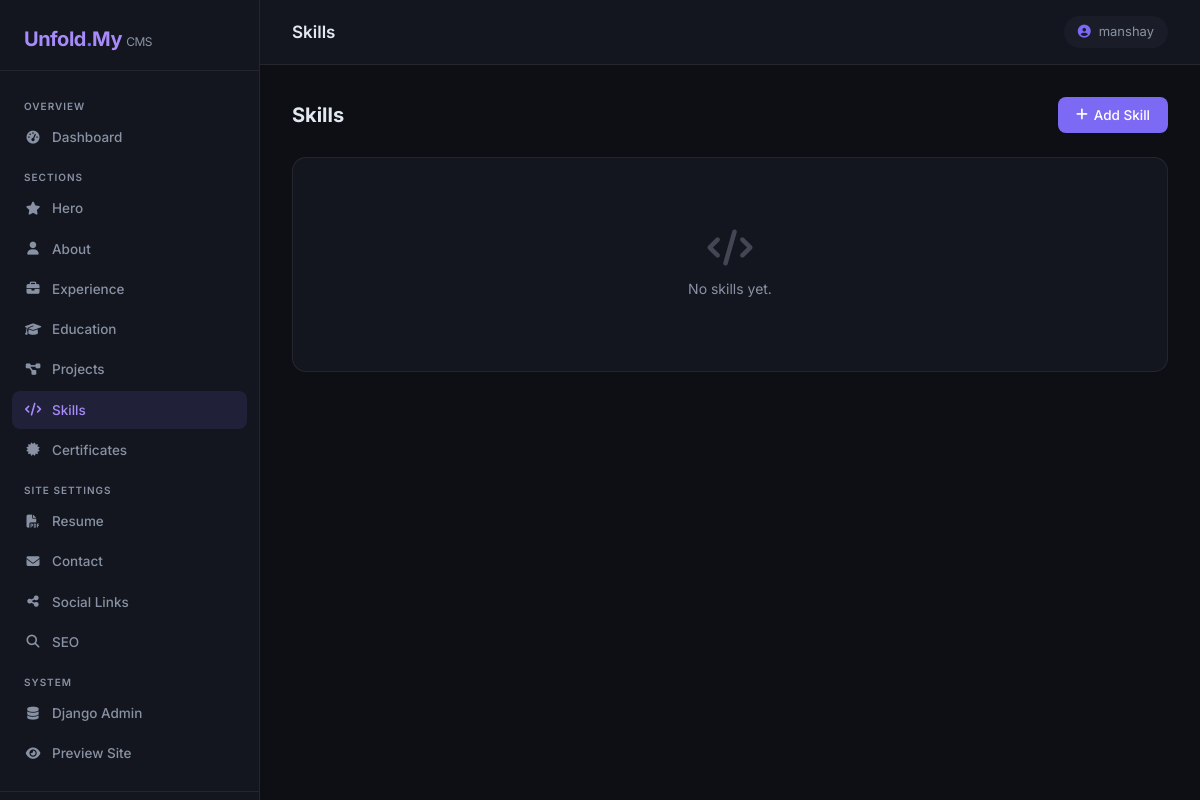
The page /admin-panel/skills/ (signed in) on the database as committed earlier.
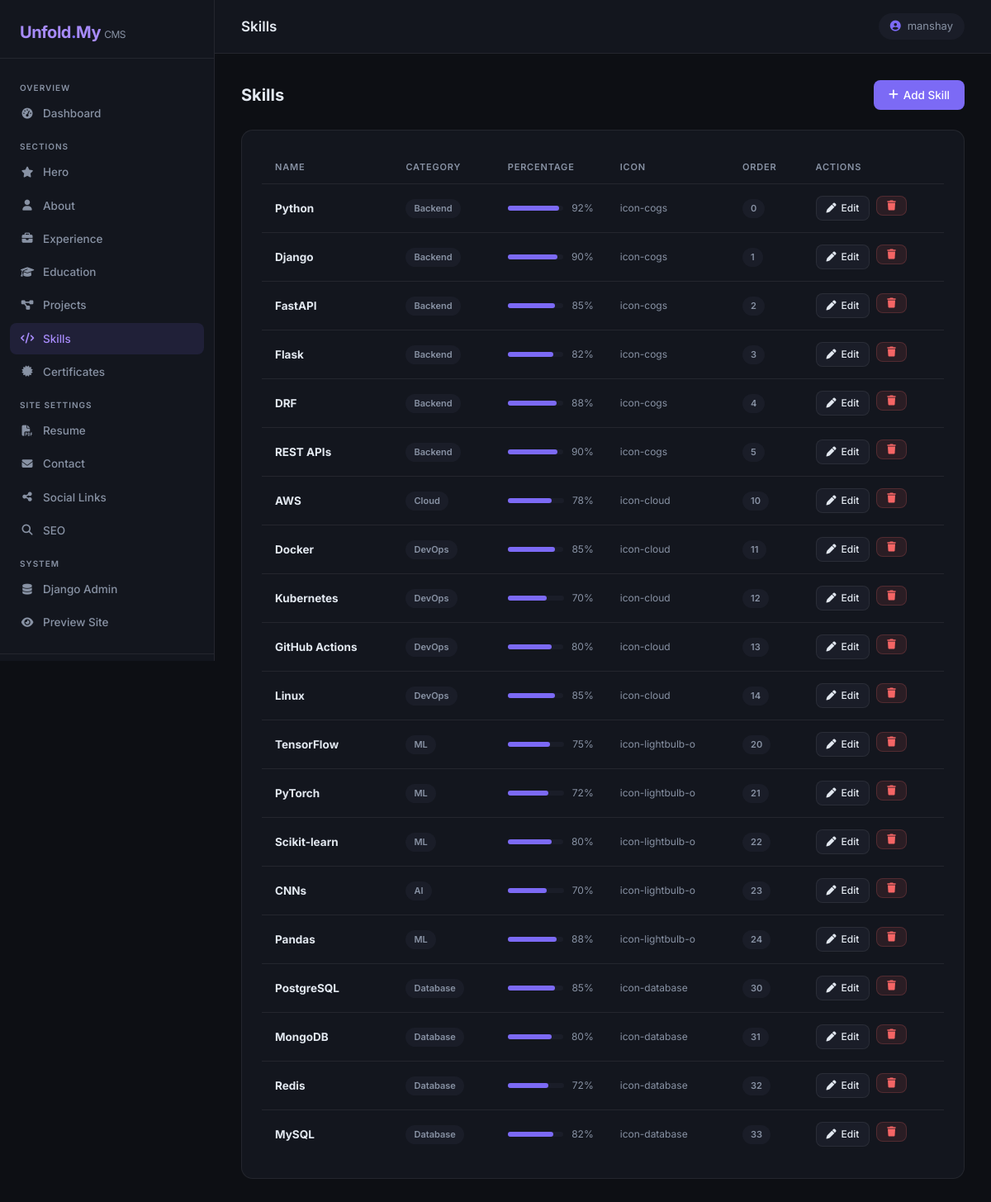
The same page on the database as committed later.
### profile_1/models.py (models this page shows, shortened)
class Skill(models.Model):
    name = models.CharField(max_length=100)
    category = models.CharField(max_length=50, choices=SKILL_CATEGORY_CHOICES)
    percentage = models.PositiveIntegerField(default=0, help_text="0–100")
    icon = models.CharField(max_length=100, blank=True, help_text="Icon class name, e.g. icon-cogs")
    display_order = models.PositiveIntegerField(default=0)
    class Meta:
        ordering = ["display_order", "name"]

### profile_1/admin_panel/views.py (the view)
# urls.py: path("skills/",            views.skill_list,          name="skills"),
@staff_required
def skill_list(request):
    items = Skill.objects.all()
    return render(request, "admin-panel/skills.html", {"items": items})

### profile_1/admin_panel/views.py (called while the page is built)
def staff_required(view_func):
    @wraps(view_func)
    def wrapper(request, *args, **kwargs):
        if not (request.user.is_authenticated and request.user.is_staff):
            return redirect("admin_panel:login")
        return view_func(request, *args, **kwargs)
    return wrapper

### profile_1/templates/admin-panel/skills.html (shortened to what this page needs)
{% extends "admin-panel/base.html" %}
{% block page_title_header %}Skills{% endblock %}
{% block nav_skills %}active{% endblock %}
{% block content %}
<div class="page-header">
  <h2>Skills</h2>
  <a href="{% url 'admin_panel:skill-add' %}" class="btn-panel btn-primary-panel"><i class="fa-solid fa-plus"></i> Add Skill</a>
</div>
<div class="panel-card">
  {% if items %}
  <table class="panel-table">
    <thead>
      <tr><th>Name</th><th>Category</th><th>Percentage</th><th>Icon</th><th>Order</th><th>Actions</th></tr>
    </thead>
    <tbody>
      {% for item in items %}
      <tr>
        <td><strong>{{ item.name }}</strong></td>
        <td><span class="badge-panel badge-muted">{{ item.category }}</span></td>
        <td>
          <div style="display:flex;align-items:center;gap:10px;">
            <div style="flex:1;height:6px;background:var(--surface2);border-radius:3px;">
              <div style="width:{{ item.percentage }}%;height:100%;background:var(--accent);border-radius:3px;"></div>
            </div>
            <span style="font-size:12px;color:var(--muted);">{{ item.percentage }}%</span>
          </div>
        </td>
        <td style="color:var(--muted);font-size:12px;">{{ item.icon|default:"—" }}</td>
        <td><span class="badge-panel badge-muted">{{ item.display_order }}</span></td>
        <td>
          <div style="display:flex;gap:8px;">
            <a href="{% url 'admin_panel:skill-edit' item.pk %}" class="btn-panel btn-secondary-panel btn-sm-panel"><i class="fa-solid fa-pen"></i> Edit</a>
            <form method="post" action="{% url 'admin_panel:skill-delete' item.pk %}" style="display:inline;" onsubmit="return confirm('Delete?')">
              {% csrf_token %}<button type="submit" class="btn-panel btn-danger-panel btn-sm-panel"><i class="fa-solid fa-trash"></i></button>
            </form>
          </div>
        </td>
      </tr>
      {% endfor %}
    </tbody>
  </table>
  {% else %}
  <div class="empty-state"><i class="fa-solid fa-code"></i>No skills yet.</div>
  {% endif %}
</div>
{% endblock %}

### profile_1/templates/admin-panel/base.html (shortened to what this page needs)
{% load static %}
<!DOCTYPE html>
<html lang="en">
<head>
  <link rel="stylesheet" href="https://cdn.jsdelivr.net/npm/bootstrap@5.3.2/dist/css/bootstrap.min.css">
  <link rel="stylesheet" href="https://cdnjs.cloudflare.com/ajax/libs/font-awesome/6.5.1/css/all.min.css">
</head>
<body>
  <aside class="sidebar">
    <div class="sidebar-brand">Unfold<span>.</span>My <span style="font-size:12px;font-weight:400;color:var(--muted)">CMS</span></div>
    <nav class="sidebar-nav">
      <div class="nav-section-label">Overview</div>
      <a href="{% url 'admin_panel:dashboard' %}" class="sidebar-link {% block nav_dashboard %}{% endblock %}">
        <i class="fa-solid fa-gauge-high"></i> Dashboard
      </a>
      <div class="nav-section-label">Sections</div>
      <a href="{% url 'admin_panel:hero' %}" class="sidebar-link {% block nav_hero %}{% endblock %}">
        <i class="fa-solid fa-star"></i> Hero
      </a>
      <a href="{% url 'admin_panel:about' %}" class="sidebar-link {% block nav_about %}{% endblock %}">
        <i class="fa-solid fa-user"></i> About
      </a>
      <a href="{% url 'admin_panel:experience' %}" class="sidebar-link {% block nav_experience %}{% endblock %}">
        <i class="fa-solid fa-briefcase"></i> Experience
      </a>
      <a href="{% url 'admin_panel:education' %}" class="sidebar-link {% block nav_education %}{% endblock %}">
        <i class="fa-solid fa-graduation-cap"></i> Education
      </a>
      <a href="{% url 'admin_panel:projects' %}" class="sidebar-link {% block nav_projects %}{% endblock %}">
        <i class="fa-solid fa-diagram-project"></i> Projects
      </a>
      <a href="{% url 'admin_panel:skills' %}" class="sidebar-link {% block nav_skills %}{% endblock %}">
        <i class="fa-solid fa-code"></i> Skills
      </a>
      <a href="{% url 'admin_panel:certifications' %}" class="sidebar-link {% block nav_certifications %}{% endblock %}">
        <i class="fa-solid fa-certificate"></i> Certificates
      </a>
      <div class="nav-section-label">Site Settings</div>
      <a href="{% url 'admin_panel:resume' %}" class="sidebar-link {% block nav_resume %}{% endblock %}">
        <i class="fa-solid fa-file-pdf"></i> Resume
      </a>
      <a href="{% url 'admin_panel:contact' %}" class="sidebar-link {% block nav_contact %}{% endblock %}">
        <i class="fa-solid fa-envelope"></i> Contact
      </a>
      <a href="{% url 'admin_panel:social' %}" class="sidebar-link {% block nav_social %}{% endblock %}">
        <i class="fa-solid fa-share-nodes"></i> Social Links
      </a>
      <a href="{% url 'admin_panel:seo' %}" class="sidebar-link {% block nav_seo %}{% endblock %}">
        <i class="fa-solid fa-magnifying-glass"></i> SEO
      </a>
      <div class="nav-section-label">System</div>
      <a href="/admin/" target="_blank" class="sidebar-link">
        <i class="fa-solid fa-database"></i> Django Admin
      </a>
      <a href="/" target="_blank" class="sidebar-link">
        <i class="fa-solid fa-eye"></i> Preview Site
      </a>
    </nav>
    <div class="sidebar-footer">
    </div>
  </aside>
  <div class="main-content">
    <div class="topbar">
      <h1>{% block page_title_header %}Dashboard{% endblock %}</h1>
      <div class="user-chip"><i class="fa-solid fa-circle-user"></i> {{ request.user.username }}</div>
    </div>
    <div class="page-body">
      {% block content %}{% endblock %}
    </div>
  </div>
</body>
</html>

### profile_1/templates/admin-panel/base.html (style rules this page uses)
:root { --sidebar-w: 260px; --bg: #0d0f14; --surface: #13161e; --surface2: #1a1d28; --border: rgba(255,255,255,0.07); --accent: #7c6af5; --accent2: #a78bfa; --text: #e2e8f0; --muted: #8892a4; --danger: #f56565; --success: #48bb78; }
*, *::before, *::after { box-sizing: border-box; }
body { margin: 0; font-family: 'Inter', sans-serif; background: var(--bg); color: var(--text); min-height: 100vh; }
.sidebar { position: fixed; top: 0; left: 0; width: var(--sidebar-w); height: 100vh; background: var(--surface); border-right: 1px solid var(--border); display: flex; flex-direction: column; z-index: 100; overflow-y: auto; }
.sidebar-brand { padding: 24px 24px 16px; font-size: 20px; font-weight: 700; letter-spacing: -0.5px; color: var(--accent2); border-bottom: 1px solid var(--border); }
.sidebar-brand span { color: var(--accent); }
.sidebar-nav { flex: 1; padding: 16px 12px; }
.nav-section-label { font-size: 10px; text-transform: uppercase; letter-spacing: 1px; color: var(--muted); padding: 12px 12px 4px; font-weight: 600; }
.sidebar-link { display: flex; align-items: center; gap: 10px; padding: 9px 12px; border-radius: 8px; font-size: 13.5px; font-weight: 500; color: var(--muted); text-decoration: none; margin-bottom: 2px; transition: all .15s ease; }
.sidebar-link:hover, .sidebar-link.active { background: rgba(124,106,245,.12); color: var(--accent2); }
.sidebar-link i { width: 18px; text-align: center; font-size: 13px; }
.sidebar-footer { padding: 16px; border-top: 1px solid var(--border); }
.main-content { margin-left: var(--sidebar-w); min-height: 100vh; display: flex; flex-direction: column; }
.topbar { position: sticky; top: 0; z-index: 50; background: var(--surface); border-bottom: 1px solid var(--border); padding: 16px 32px; display: flex; align-items: center; justify-content: space-between; }
.topbar h1 { font-size: 17px; font-weight: 600; margin: 0; }
.topbar .user-chip { background: var(--surface2); border-radius: 40px; padding: 6px 14px; font-size: 13px; color: var(--muted); display: flex; align-items: center; gap: 8px; }
.topbar .user-chip i { color: var(--accent); }
.page-body { flex: 1; padding: 32px; }
.panel-card { background: var(--surface); border: 1px solid var(--border); border-radius: 14px; padding: 24px; }
.btn-panel { display: inline-flex; align-items: center; gap: 6px; padding: 8px 18px; border-radius: 8px; font-size: 13.5px; font-weight: 500; border: none; cursor: pointer; text-decoration: none; transition: all .15s; }
.btn-primary-panel { background: var(--accent); color: #fff; }
.btn-secondary-panel { background: var(--surface2); color: var(--text); border: 1px solid var(--border); }
.btn-danger-panel { background: rgba(245,101,101,.1); color: var(--danger); border: 1px solid rgba(245,101,101,.2); }
.btn-sm-panel { padding: 5px 12px; font-size: 12px; }
.panel-table { width: 100%; border-collapse: collapse; }
.panel-table th { padding: 12px 16px; text-align: left; font-size: 11px; text-transform: uppercase; letter-spacing: 0.8px; color: var(--muted); border-bottom: 1px solid var(--border); font-weight: 600; }
.panel-table td { padding: 14px 16px; border-bottom: 1px solid var(--border); font-size: 13.5px; color: var(--text); vertical-align: middle; }
.panel-table tr:last-child td { border-bottom: none; }
.badge-panel { display: inline-block; padding: 3px 10px; border-radius: 20px; font-size: 11px; font-weight: 600; }
.badge-muted { background: var(--surface2); color: var(--muted); }
.page-header { display: flex; align-items: center; justify-content: space-between; margin-bottom: 24px; }
.page-header h2 { font-size: 20px; font-weight: 700; margin: 0; }

Rows that differ between the two databases and show on the page:
added Skill: name "Python", category "Backend", percentage "92", icon "icon-cogs", display_order "0"
added Skill: name "Django", category "Backend", percentage "90", icon "icon-cogs", display_order "1"
added Skill: name "FastAPI", category "Backend", percentage "85", icon "icon-cogs", display_order "2"
added Skill: name "Flask", category "Backend", percentage "82", icon "icon-cogs", display_order "3"
added Skill: name "DRF", category "Backend", percentage "88", icon "icon-cogs", display_order "4"
added Skill: name "REST APIs", category "Backend", percentage "90", icon "icon-cogs", display_order "5"
added Skill: name "AWS", category "Cloud", percentage "78", icon "icon-cloud", display_order "10"
added Skill: name "Docker", category "DevOps", percentage "85", icon "icon-cloud", display_order "11"
added Skill: name "Kubernetes", category "DevOps", percentage "70", icon "icon-cloud", display_order "12"
added Skill: name "GitHub Actions", category "DevOps", percentage "80", icon "icon-cloud", display_order "13"
added Skill: name "Linux", category "DevOps", percentage "85", icon "icon-cloud", display_order "14"
added Skill: name "TensorFlow", category "ML", percentage "75", icon "icon-lightbulb-o", display_order "20"
added Skill: name "PyTorch", category "ML", percentage "72", icon "icon-lightbulb-o", display_order "21"
added Skill: name "Scikit-learn", category "ML", percentage "80", icon "icon-lightbulb-o", display_order "22"
added Skill: name "CNNs", category "AI", percentage "70", icon "icon-lightbulb-o", display_order "23"
added Skill: name "Pandas", category "ML", percentage "88", icon "icon-lightbulb-o", display_order "24"
added Skill: name "PostgreSQL", category "Database", percentage "85", icon "icon-database", display_order "30"
added Skill: name "MongoDB", category "Database", percentage "80", icon "icon-database", display_order "31"
added Skill: name "Redis", category "Database", percentage "72", icon "icon-database", display_order "32"
added Skill: name "MySQL", category "Database", percentage "82", icon "icon-database", display_order "33"
Other text that changed with them:
text no longer shown: "No skills yet."
text now shown: "NAME CATEGORY PERCENTAGE ICON ORDER ACTIONS"
